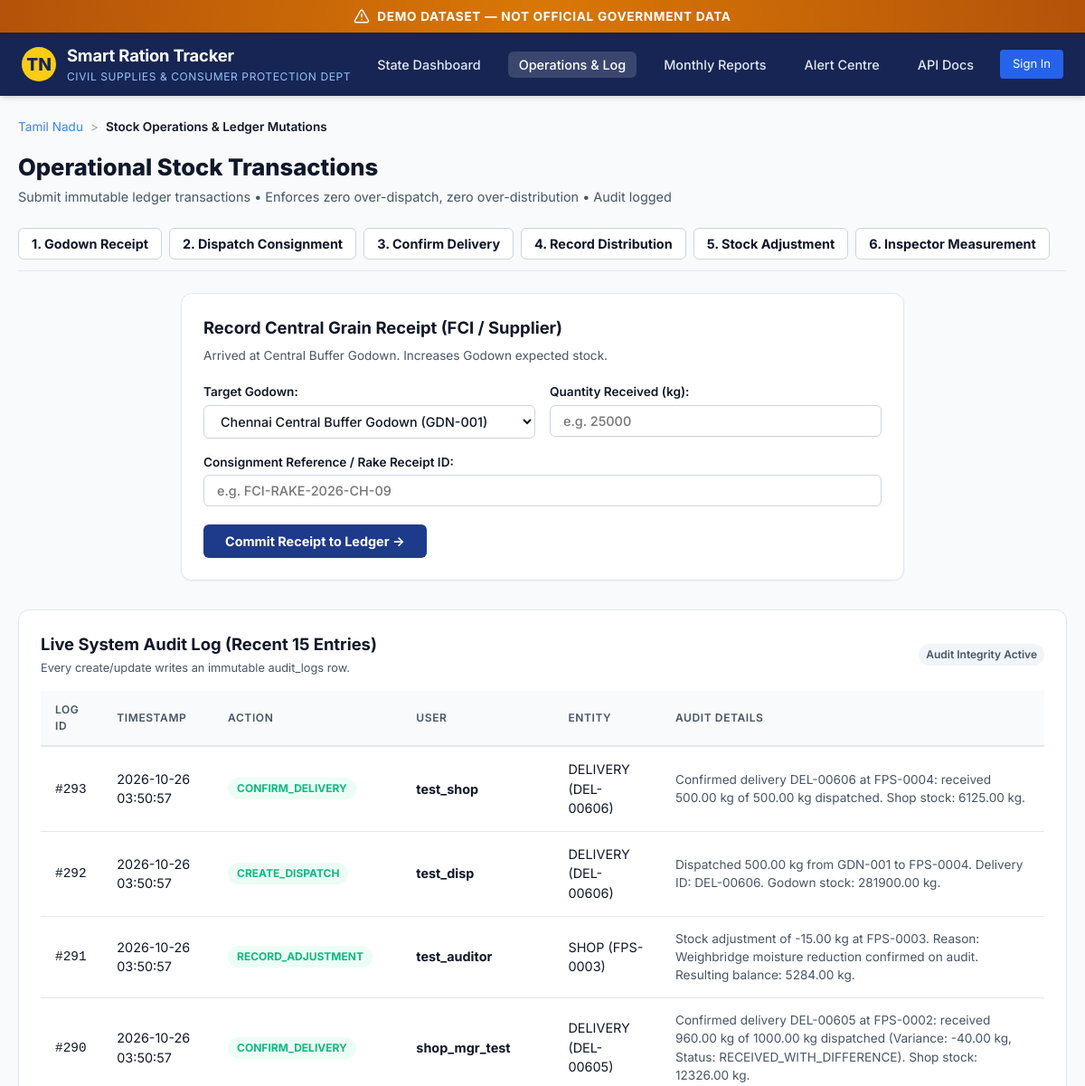
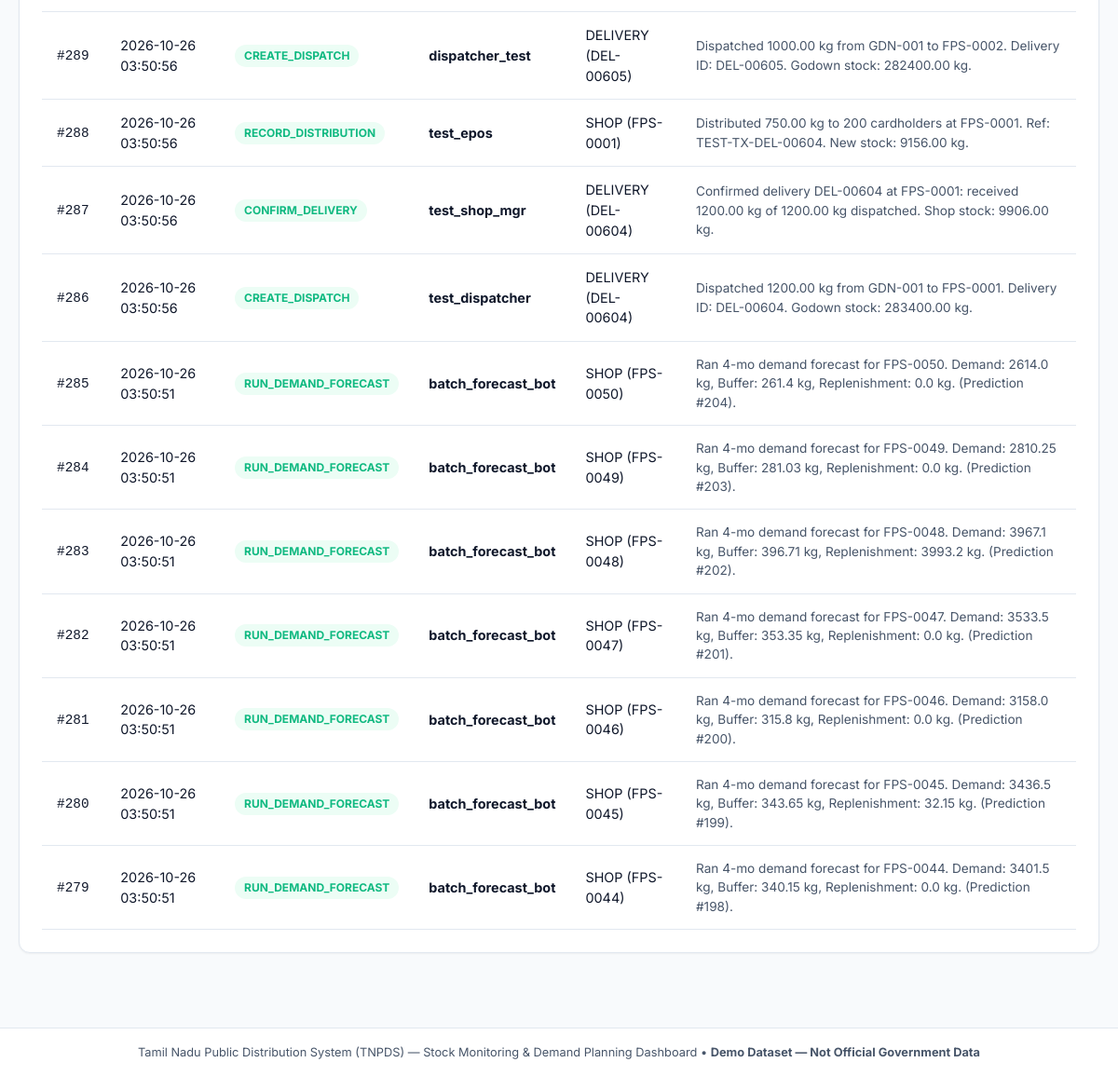
Page /transactions on the committed database (2 pictures, top to bottom).
### app/models/entities.py (models this page shows)
class AuditLog(Base):
    __tablename__ = "audit_logs"
    id = Column(Integer, primary_key=True, autoincrement=True, index=True)
    user_id = Column(Integer, nullable=True)
    username = Column(String(50), nullable=False)
    action = Column(String(50), nullable=False, index=True)
    entity_type = Column(String(50), nullable=False, index=True)
    entity_id = Column(String(50), nullable=False, index=True)
    details = Column(Text, nullable=False)
    timestamp = Column(DateTime, default=lambda: datetime.now(timezone.utc), nullable=False, index=True)

### app/main.py (the view)
@app.get("/transactions", response_class=HTMLResponse, tags=["Operations"])
def get_transactions_page(
    request: Request,
    db: Session = Depends(get_db),
    current_user: Optional[User] = Depends(get_optional_current_user),
):
    godowns = db.query(Godown).order_by(Godown.id).all()
    shops = db.query(Shop).order_by(Shop.id).all()
    pending = db.query(Delivery).filter(Delivery.status.in_(["PENDING", "DELAYED"])).order_by(Delivery.dispatched_date.desc()).all()
    recent_audits = db.query(AuditLog).order_by(AuditLog.timestamp.desc()).limit(15).all()
    return templates.TemplateResponse(
        request,
        "transactions.html",
        {
            "active_page": "transactions",
            "godowns": godowns,
            "shops": shops,
            "pending_deliveries": pending,
            "recent_audits": recent_audits,
            "current_user": current_user,
        },
    )

### app/templates/transactions.html (shortened to what this page needs)
{% extends "base.html" %}
{% block content %}
<div class="breadcrumb">
  <a href="/">Tamil Nadu</a>
  <span class="breadcrumb-separator">&gt;</span>
  <span style="color: var(--text-primary); font-weight: 600;">Stock Operations &amp; Ledger Mutations</span>
</div>
<div class="page-header">
  <div>
    <h1 class="page-title">Operational Stock Transactions</h1>
    <p class="page-subtitle">Submit immutable ledger transactions &bull; Enforces zero over-dispatch, zero over-distribution &bull; Audit logged</p>
  </div>
</div>
<div style="display:flex; flex-wrap:wrap; gap:8px; margin-bottom:24px; border-bottom:1px solid var(--border-subtle); padding-bottom:12px;">
  <button class="select-input active-tab" onclick="switchTab('tabReceipt')" id="btnTabReceipt" style="font-weight:700;">1. Godown Receipt</button>
  <button class="select-input" onclick="switchTab('tabDispatch')" id="btnTabDispatch" style="font-weight:700;">2. Dispatch Consignment</button>
  <button class="select-input" onclick="switchTab('tabConfirm')" id="btnTabConfirm" style="font-weight:700;">3. Confirm Delivery</button>
  <button class="select-input" onclick="switchTab('tabDistribution')" id="btnTabDistribution" style="font-weight:700;">4. Record Distribution</button>
  <button class="select-input" onclick="switchTab('tabAdjustment')" id="btnTabAdjustment" style="font-weight:700;">5. Stock Adjustment</button>
  <button class="select-input" onclick="switchTab('tabMeasurement')" id="btnTabMeasurement" style="font-weight:700;">6. Inspector Measurement</button>
</div>
<div class="table-card" style="max-width:800px; margin:0 auto 32px;">
  <form id="formReceipt" onsubmit="handleReceiptSubmit(event)" style="display:block;">
    <h2 class="table-title" style="margin-bottom:6px;">Record Central Grain Receipt (FCI / Supplier)</h2>
    <p style="font-size:0.85rem; color:var(--text-secondary); margin-bottom:20px;">Arrived at Central Buffer Godown. Increases Godown expected stock.</p>
    <div style="display:grid; grid-template-columns:1fr 1fr; gap:16px; margin-bottom:16px;">
      <div>
        <label for="receiptGodownId" style="display:block; font-size:0.85rem; font-weight:600; margin-bottom:4px;">Target Godown:</label>
        <select id="receiptGodownId" class="select-input" style="width:100%;" required>
          {% for g in godowns %}
          <option value="{{ g.id }}">{{ g.name }} ({{ g.id }})</option>
          {% endfor %}
        </select>
      </div>
      <div>
        <label for="receiptQty" style="display:block; font-size:0.85rem; font-weight:600; margin-bottom:4px;">Quantity Received (kg):</label>
        <input type="number" step="0.01" min="0.01" id="receiptQty" class="select-input" style="width:100%;" placeholder="e.g. 25000" required>
      </div>
    </div>
    <div style="margin-bottom:20px;">
      <label for="receiptRef" style="display:block; font-size:0.85rem; font-weight:600; margin-bottom:4px;">Consignment Reference / Rake Receipt ID:</label>
      <input type="text" id="receiptRef" class="select-input" style="width:100%;" placeholder="e.g. FCI-RAKE-2026-CH-09" required>
    </div>
    <button type="submit" class="select-input" style="background:var(--primary); color:#ffffff; font-weight:700; border:none; padding:10px 24px;">
      Commit Receipt to Ledger &rarr;
    </button>
  </form>
</div>
<section class="table-card" aria-label="Audit Log">
  <div class="table-header">
    <div>
      <h2 class="table-title">Live System Audit Log (Recent 15 Entries)</h2>
      <p style="font-size:0.8rem; color:var(--text-secondary); margin-top:2px;">
        Every create/update writes an immutable audit_logs row.
      </p>
    </div>
    <span class="chart-badge">Audit Integrity Active</span>
  </div>
  <div class="table-responsive">
    <table class="custom-table" id="auditStreamTable">
      <thead>
        <tr>
          <th>Log ID</th>
          <th>Timestamp</th>
          <th>Action</th>
          <th>User</th>
          <th>Entity</th>
          <th>Audit Details</th>
        </tr>
      </thead>
      <tbody id="auditStreamBody">
        {% for log in recent_audits %}
        <tr>
          <td><code>#{{ log.id }}</code></td>
          <td>{{ log.timestamp.strftime("%Y-%m-%d %H:%M:%S") }}</td>
          <td><span class="badge badge-normal" style="font-size:0.75rem;">{{ log.action }}</span></td>
          <td><strong>{{ log.username }}</strong></td>
          <td>{{ log.entity_type }} ({{ log.entity_id }})</td>
          <td style="font-size:0.85rem; color:var(--text-secondary);">{{ log.details }}</td>
        </tr>
        {% endfor %}
      </tbody>
    </table>
  </div>
</section>
{% endblock %}

### app/static/css/main.css (style rules this page uses)
:root { --font-sans: 'Inter', -apple-system, BlinkMacSystemFont, "Segoe UI", Roboto, Oxygen, Ubuntu, Cantarell, sans-serif; --bg-main: #f8fafc; --bg-card: #ffffff; --bg-card-hover: #f1f5f9; --text-primary: #0f172a; --text-secondary: #475569; --text-muted: #94a3b8; --primary: #1e3a8a; --primary-light: #3b82f6; --primary-dark: #172554; --accent: #0284c7; --status-normal: #10b981; --status-normal-bg: #ecfdf5; --status-low: #f59e0b; --status-low-bg: #fffbeb; --status-critical: #ef4444; --status-critical-bg: #fef2f2; --status-delayed: #8b5cf6; --status-delayed-bg: #f5f3ff; --border-subtle: #e2e8f0; --border-strong: #cbd5e1; --shadow-sm: 0 1px 2px 0 rgb(0 0 0 / 0.05); --shadow-md: 0 4px 6px -1px rgb(0 0 0 / 0.1), 0 2px 4px -2px rgb(0 0 0 / 0.1); --shadow-lg: 0 10px 15px -3px rgb(0 0 0 / 0.1), 0 4px 6px -4px rgb(0 0 0 / 0.1); --radius: 12px; --radius-sm: 6px; }
* { box-sizing: border-box; margin: 0; padding: 0; }
body { font-family: var(--font-sans); background-color: var(--bg-main); color: var(--text-primary); line-height: 1.5; min-height: 100vh; display: flex; flex-direction: column; }
.page-header { display: flex; justify-content: space-between; align-items: center; flex-wrap: wrap; gap: 16px; margin-bottom: 24px; }
.page-title { font-size: 1.6rem; font-weight: 800; color: var(--text-primary); }
.page-subtitle { font-size: 0.9rem; color: var(--text-secondary); margin-top: 2px; }
.select-input { background-color: var(--bg-card); border: 1px solid var(--border-strong); color: var(--text-primary); padding: 8px 14px; border-radius: var(--radius-sm); font-size: 0.9rem; font-family: inherit; font-weight: 500; cursor: pointer; outline: none; transition: border-color 0.2s ease; }
.chart-badge { font-size: 0.75rem; font-weight: 600; padding: 3px 8px; border-radius: 12px; background: #f1f5f9; color: var(--text-secondary); }
.table-card { background: var(--bg-card); border: 1px solid var(--border-subtle); border-radius: var(--radius); padding: 24px; box-shadow: var(--shadow-sm); margin-bottom: 32px; }
.table-header { display: flex; justify-content: space-between; align-items: center; margin-bottom: 16px; }
.table-title { font-size: 1.15rem; font-weight: 700; color: var(--text-primary); }
.table-responsive { width: 100%; overflow-x: auto; }
.custom-table { width: 100%; border-collapse: collapse; text-align: left; font-size: 0.9rem; }
.custom-table th { background: #f8fafc; color: var(--text-secondary); font-weight: 600; text-transform: uppercase; font-size: 0.75rem; letter-spacing: 0.05em; padding: 12px 16px; border-bottom: 2px solid var(--border-subtle); }
.custom-table td { padding: 14px 16px; border-bottom: 1px solid var(--border-subtle); color: var(--text-primary); }
.badge { display: inline-block; padding: 3px 10px; border-radius: 12px; font-size: 0.75rem; font-weight: 700; text-transform: uppercase; }
.badge-normal { background-color: var(--status-normal-bg); color: var(--status-normal); }
.breadcrumb { display: flex; align-items: center; gap: 8px; font-size: 0.85rem; color: var(--text-muted); margin-bottom: 16px; }
.breadcrumb a { color: var(--primary-light); text-decoration: none; }
.breadcrumb-separator { color: var(--text-muted); }

### rows in the picture
AuditLog: id "293", timestamp "2026-10-26 03:50:57", action "CONFIRM_DELIVERY", username "test_shop", entity_type "DELIVERY", entity_id "DEL-00606", details "Confirmed delivery DEL-00606 at FPS-0004: received 500.00 kg of 500.00 kg dispatched. Shop stock: 6125.00 kg."
AuditLog: id "292", timestamp "2026-10-26 03:50:57", action "CREATE_DISPATCH", username "test_disp", entity_type "DELIVERY", entity_id "DEL-00606", details "Dispatched 500.00 kg from GDN-001 to FPS-0004. Delivery ID: DEL-00606. Godown stock: 281900.00 kg."
AuditLog: id "291", timestamp "2026-10-26 03:50:57", action "RECORD_ADJUSTMENT", username "test_auditor", entity_type "SHOP", entity_id "FPS-0003", details "Stock adjustment of -15.00 kg at FPS-0003. Reason: Weighbridge moisture reduction confirmed on audit. Resulting balance: 5284.00 kg."
AuditLog: id "290", timestamp "2026-10-26 03:50:57", action "CONFIRM_DELIVERY", username "shop_mgr_test", entity_type "DELIVERY", entity_id "DEL-00605", details "Confirmed delivery DEL-00605 at FPS-0002: received 960.00 kg of 1000.00 kg dispatched (Variance: -40.00 kg, Status: RECEIVED_WITH_DIFFERENCE). Shop stock: 12326.00 kg."
AuditLog: id "289", timestamp "2026-10-26 03:50:56", action "CREATE_DISPATCH", username "dispatcher_test", entity_type "DELIVERY", entity_id "DEL-00605", details "Dispatched 1000.00 kg from GDN-001 to FPS-0002. Delivery ID: DEL-00605. Godown stock: 282400.00 kg."
AuditLog: id "288", timestamp "2026-10-26 03:50:56", action "RECORD_DISTRIBUTION", username "test_epos", entity_type "SHOP", entity_id "FPS-0001", details "Distributed 750.00 kg to 200 cardholders at FPS-0001. Ref: TEST-TX-DEL-00604. New stock: 9156.00 kg."
AuditLog: id "287", timestamp "2026-10-26 03:50:56", action "CONFIRM_DELIVERY", username "test_shop_mgr", entity_type "DELIVERY", entity_id "DEL-00604", details "Confirmed delivery DEL-00604 at FPS-0001: received 1200.00 kg of 1200.00 kg dispatched. Shop stock: 9906.00 kg."
AuditLog: id "286", timestamp "2026-10-26 03:50:56", action "CREATE_DISPATCH", username "test_dispatcher", entity_type "DELIVERY", entity_id "DEL-00604", details "Dispatched 1200.00 kg from GDN-001 to FPS-0001. Delivery ID: DEL-00604. Godown stock: 283400.00 kg."
AuditLog: id "285", timestamp "2026-10-26 03:50:51", action "RUN_DEMAND_FORECAST", username "batch_forecast_bot", entity_type "SHOP", entity_id "FPS-0050", details "Ran 4-mo demand forecast for FPS-0050. Demand: 2614.0 kg, Buffer: 261.4 kg, Replenishment: 0.0 kg. (Prediction #204)."
AuditLog: id "284", timestamp "2026-10-26 03:50:51", action "RUN_DEMAND_FORECAST", username "batch_forecast_bot", entity_type "SHOP", entity_id "FPS-0049", details "Ran 4-mo demand forecast for FPS-0049. Demand: 2810.25 kg, Buffer: 281.03 kg, Replenishment: 0.0 kg. (Prediction #203)."
AuditLog: id "283", timestamp "2026-10-26 03:50:51", action "RUN_DEMAND_FORECAST", username "batch_forecast_bot", entity_type "SHOP", entity_id "FPS-0048", details "Ran 4-mo demand forecast for FPS-0048. Demand: 3967.1 kg, Buffer: 396.71 kg, Replenishment: 3993.2 kg. (Prediction #202)."
AuditLog: id "282", timestamp "2026-10-26 03:50:51", action "RUN_DEMAND_FORECAST", username "batch_forecast_bot", entity_type "SHOP", entity_id "FPS-0047", details "Ran 4-mo demand forecast for FPS-0047. Demand: 3533.5 kg, Buffer: 353.35 kg, Replenishment: 0.0 kg. (Prediction #201)."
AuditLog: id "281", timestamp "2026-10-26 03:50:51", action "RUN_DEMAND_FORECAST", username "batch_forecast_bot", entity_type "SHOP", entity_id "FPS-0046", details "Ran 4-mo demand forecast for FPS-0046. Demand: 3158.0 kg, Buffer: 315.8 kg, Replenishment: 0.0 kg. (Prediction #200)."
AuditLog: id "280", timestamp "2026-10-26 03:50:51", action "RUN_DEMAND_FORECAST", username "batch_forecast_bot", entity_type "SHOP", entity_id "FPS-0045", details "Ran 4-mo demand forecast for FPS-0045. Demand: 3436.5 kg, Buffer: 343.65 kg, Replenishment: 32.15 kg. (Prediction #199)."
AuditLog: id "279", timestamp "2026-10-26 03:50:51", action "RUN_DEMAND_FORECAST", username "batch_forecast_bot", entity_type "SHOP", entity_id "FPS-0044", details "Ran 4-mo demand forecast for FPS-0044. Demand: 3401.5 kg, Buffer: 340.15 kg, Replenishment: 0.0 kg. (Prediction #198)."

### other values in the picture
form field value "Chennai Central Buffer Godown (GDN-001)"
